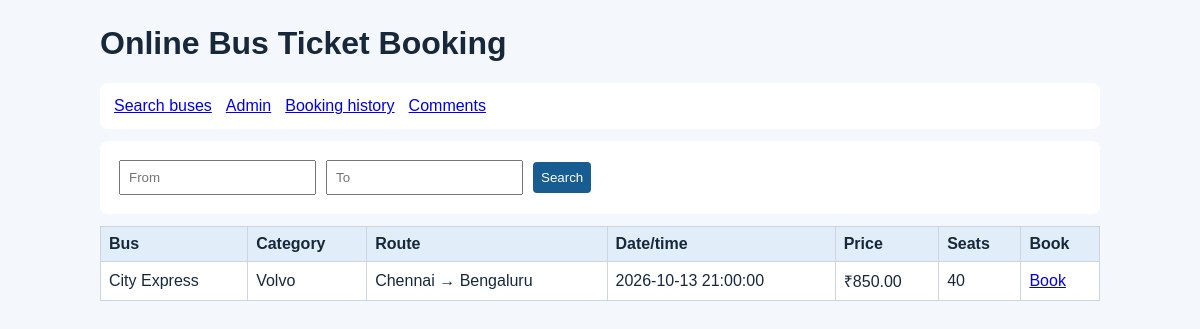
The app's page /bus/index.php with its own data.
### tables this page shows
CREATE TABLE IF NOT EXISTS buses(id INT AUTO_INCREMENT PRIMARY KEY,bus_name VARCHAR(100),category VARCHAR(80),origin VARCHAR(100),destination VARCHAR(100),travel_date DATE,departure_time TIME,price DECIMAL(10,2),total_seats INT,available_seats INT);

### bus/index.php (the view)
<?php require '../common.php';startpage('Online Bus Ticket Booking');nav('<a href="index.php">Search buses</a><a href="admin.php">Admin</a><a href="bookings.php">Booking history</a><a href="comments.php">Comments</a>');$from=$_GET['from']??'';$to=$_GET['to']??'';$s=$conn->prepare("SELECT * FROM buses WHERE (?='' OR origin LIKE CONCAT('%',?,'%')) AND (?='' OR destination LIKE CONCAT('%',?,'%'))");$s->bind_param('ssss',$from,$from,$to,$to);$s->execute();$rs=$s->get_result();?><form><input name="from" placeholder="From" value="<?=e($from)?>" required><input name="to" placeholder="To" value="<?=e($to)?>" required><button>Search</button></form><table><tr><th>Bus</th><th>Category</th><th>Route</th><th>Date/time</th><th>Price</th><th>Seats</th><th>Book</th></tr><?php while($b=$rs->fetch_assoc()):?><tr><td><?=e($b['bus_name'])?></td><td><?=e($b['category'])?></td><td><?=e($b['origin'])?> → <?=e($b['destination'])?></td><td><?=$b['travel_date']?> <?=$b['departure_time']?></td><td>₹<?=$b['price']?></td><td><?=$b['available_seats']?></td><td><a href="book.php?id=<?=$b['id']?>">Book</a></td></tr><?php endwhile;?></table><?php endpage();?>

### common.php (style rules this page uses)
body { font-family:Arial;max-width:1000px;margin:25px auto;padding:0 15px;background:#f4f7fb;color:#17283b }
nav,form,.box { background:white;padding:14px;margin:12px 0;border-radius:8px }
nav a { margin-right:14px }
input,select,button { padding:8px;margin:5px }
button { background:#175d91;color:white;border:0;border-radius:4px }
table { width:100%;border-collapse:collapse;background:white }
td,th { padding:8px;border:1px solid #ccd5df;text-align:left }
th { background:#e1edf8 }

### records on screen
buses: bus_name "City Express", category "Volvo", origin "Chennai", destination "Bengaluru", travel_date "2026-10-13", departure_time "21:00:00", price "850.00", available_seats "40"

### other values on screen
$title "Online Bus Ticket Booking"
$s "Search buses Admin Booking history Comments"
